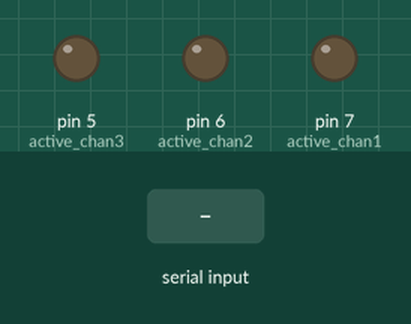
Recording of a sketch running on a simulated Arduino Uno, built with avr-gcc and run on an emulated ATmega328P. Shown: output pins drawn as LEDs (lit = HIGH). The test bench sets the inputs (shaded band).

Above: at 1.2 s.
1.3 s: "hl:" received over Serial
At 2.1 s:
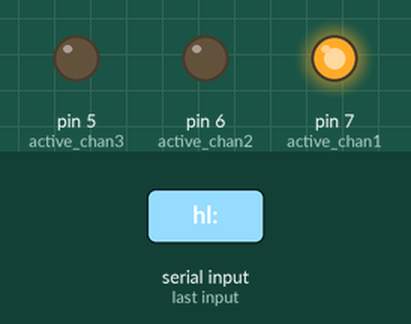
3.8 s: "hm:" received over Serial
At 4.4 s:
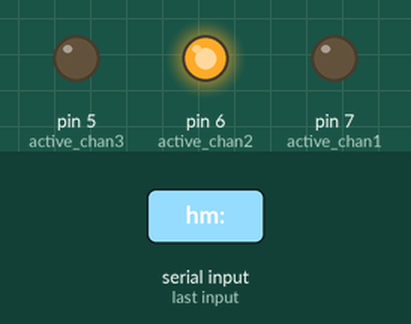
6.3 s: "hr:" received over Serial
At 7.1 s:
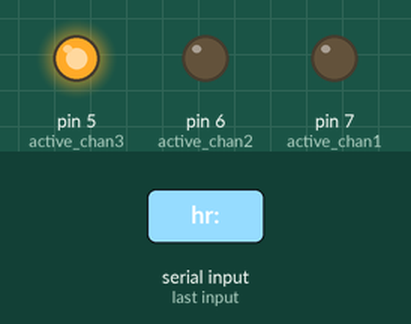
Timing chart, 0 to 9.3 s (numbered marks = the images above; inputs shaded):
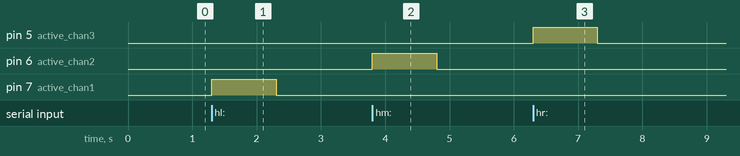

Measured:
- after the input at 1.3 s, pin 7 (active_chan1): LOW → HIGH at once, → LOW 1.0 s later
- after the input at 3.8 s, pin 6 (active_chan2): LOW → HIGH at once, → LOW 1.0 s later
- after the input at 6.3 s, pin 5 (active_chan3): LOW → HIGH at once, → LOW 1.0 s later

The sketch:

projeto_final.ino
```cpp
int const active_chan1 = 7;
int const active_chan2 = 6;
int const active_chan3 = 5;
long thr = 0;
long thm = 0;
long thl = 0;
const int vibrateTime = 1000;

void setup() {
  Serial.begin(19200);
  pinMode(active_chan1,OUTPUT);
  pinMode(active_chan2,OUTPUT);
  pinMode(active_chan3,OUTPUT);
}

void loop() {

  if(Serial.available() > 0){
    String s = Serial.readStringUntil(':');
    //Serial.println(s);
    if(s == "hl"){
      //Serial.println("hr");
      digitalWrite(active_chan1, HIGH);
      thr = millis() + vibrateTime;
    }
    else if(s == "hm"){
      //Serial.println("hm");
      digitalWrite(active_chan2, HIGH);
      thm = millis() + vibrateTime;
    }
    else if(s == "hr"){
      //Serial.println("hl");
      digitalWrite(active_chan3, HIGH);
      thl = millis() + vibrateTime;
    }
  }

  if (thr < millis() and thr > 0){
    thr = -1;
    digitalWrite(active_chan1, LOW);
  }
  if (thm < millis() and thm > 0){
    thm = -1;
    digitalWrite(active_chan2, LOW);
  }
  if (thl < millis() and thl > 0){
    thl = -1;
    digitalWrite(active_chan3, LOW);
  }
}
```
